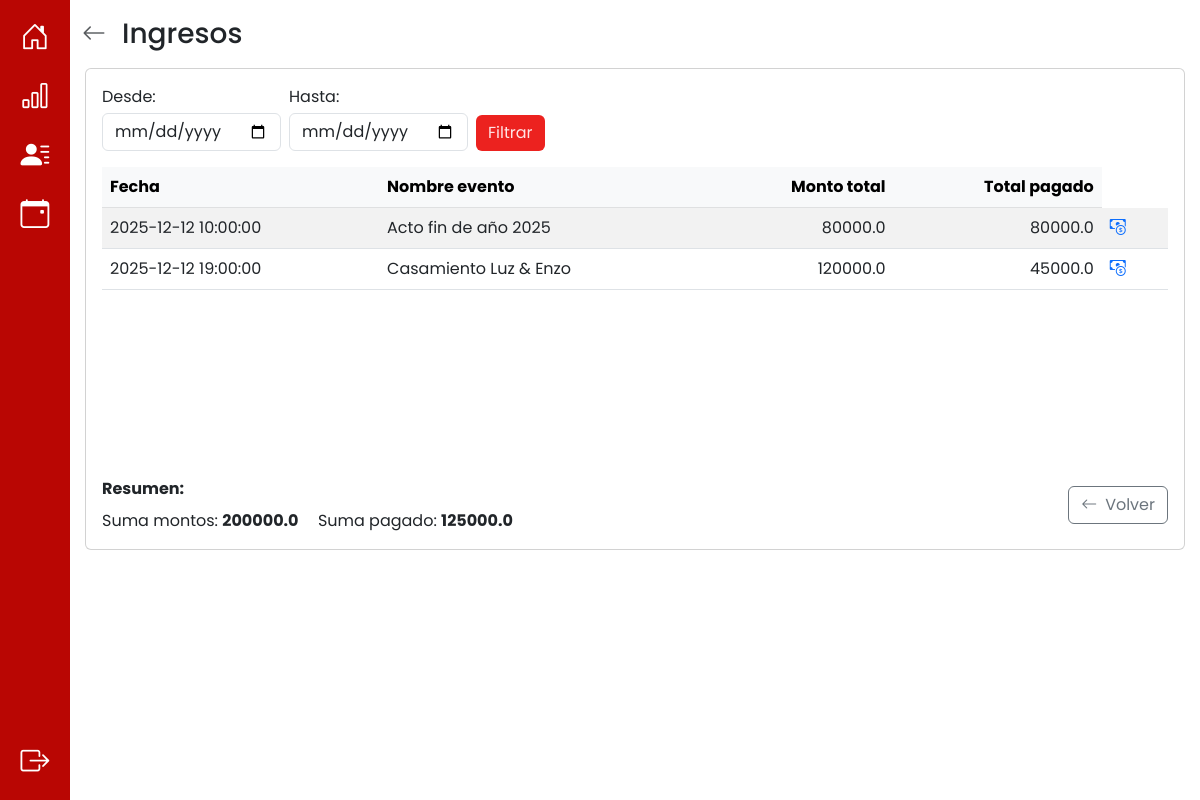
The page /ingresos/ (signed in) on the database its author committed.
### app/models.py (models this page shows, shortened)
class Evento(db.Model):
    __tablename__ = 'evento'
    id_evento = db.Column(db.Integer, primary_key=True, autoincrement=True)
    descripcion = db.Column(db.String(100))
    fecha_inicio = db.Column(db.DateTime, nullable=False)
    fecha_fin = db.Column(db.DateTime, nullable=False)
    observaciones = db.Column(db.String(100))
    monto_total = db.Column(db.Numeric(10, 2), nullable=False)
    adeuda = db.Column(db.Boolean, default=True) #esto se actualiza cuando todos los pagos == monto total
    nro_recibo = db.Column(db.Integer) #esto se actualiza cuando todos los pagos == monto total
    @property
    def total_pagado(self):
        return sum(float(p.monto_pago) for p in self.pagos)
    dni = db.Column(db.String(20), db.ForeignKey('cliente.dni'), nullable=False)
    id_responsable_apertura = db.Column(db.Integer, db.ForeignKey('responsable_llave.id_responsable'))
    id_responsable_cierre = db.Column(db.Integer, db.ForeignKey('responsable_llave.id_responsable'))
    usuario_creacion = db.Column(db.String(10), db.ForeignKey('cuenta.nombre_usuario'), nullable=False)
    cliente = db.relationship('Cliente', back_populates='eventos')
    responsable_apertura = db.relationship('ResponsableLlave', foreign_keys=[id_responsable_apertura], back_populates='eventos_apertura')
    responsable_cierre = db.relationship('ResponsableLlave', foreign_keys=[id_responsable_cierre], back_populates='eventos_cierre')
    usuario = db.relationship('Cuenta', back_populates='eventos')
    pagos = db.relationship('Pago', back_populates='evento', cascade="all, delete-orphan")
    auditorias_evento = db.relationship('AuditoriaEvento', back_populates='evento', cascade="all, delete-orphan")

class Pago(db.Model):
    __tablename__ = 'pago'
    id_pago = db.Column(db.Integer, primary_key=True, autoincrement=True)
    id_evento = db.Column(db.Integer, db.ForeignKey('evento.id_evento'), nullable=False)
    monto_pago = db.Column(db.Numeric(10, 2), nullable=False)
    fecha = db.Column(db.Date, nullable=False)
    usuario_creacion = db.Column(db.String(10), db.ForeignKey('cuenta.nombre_usuario'), nullable=False)
    evento = db.relationship('Evento', back_populates='pagos')
    usuario = db.relationship('Cuenta', back_populates='pagos')
    auditorias_pago = db.relationship('AuditoriaPago', back_populates='pago', cascade="all, delete-orphan")

### app/routes/ingresos_routes.py (the view)
@ingresos_bp.route("/", methods = ["GET"])
def ingresos():
    try:
        eventos = Evento.query.all()
        return render_template('ingresos.html', eventos=eventos)
    except Exception as e:
        print(f"Error al cargar los ingresos eventos: {str(e)}")
        return render_template("ingresos.html", mensaje="Error al cargar ingresos")

### app/models.py (called while the page is built)
    def es_administrador(self):
        return Administrador.query.filter_by(nombre_usuario=self.nombre_usuario).first() is not None

### app/templates/ingresos.html (shortened to what this page needs)
{% extends 'base.html' %} {% block title%} Ingresos {% endblock %} {% block
content %}
<div
  class="toast-container position-fixed top-0 end-0 p-3"
  style="z-index: 2000"
>
</div>
<div class="container py-3">
  <div class="d-flex align-items-center mb-3">
    <a
      href="{{ url_for('auth.inicio') }}"
      class="text-muted me-3"
      aria-label="Volver"
    >
      <i class="bi bi-arrow-left fs-4"></i>
    </a>
    <h3 class="m-0">Ingresos</h3>
  </div>
  <div class="d-flex justify-content-center">
    <div class="card w-100" style="max-width: 1100px">
      <div class="card-body d-flex flex-column" style="min-height: 60vh">
        <div class="row mb-3">
          <form
            class="w-100"
            method="get"
            action="{{ url_for('ingresos.rango_eventos_por_fecha') }}"
          >
            <div class="row g-2 align-items-end">
              <div class="col-auto">
                <label class="form-label mb-1">Desde:</label>
                <input
                  type="date"
                  name="desde"
                  class="form-control"
                  value="{{ request.args.get('desde','') }}"
                />
              </div>
              <div class="col-auto">
                <label class="form-label mb-1">Hasta:</label>
                <input
                  type="date"
                  name="hasta"
                  class="form-control"
                  value="{{ request.args.get('hasta','') }}"
                />
              </div>
              <div class="col-auto">
                <button type="submit" class="btn btn-custom">Filtrar</button>
              </div>
            </div>
          </form>
        </div>
        <div class="row flex-grow-1 mb-3">
          <div class="col-12">
            <div style="max-height: 50vh; overflow: auto">
              <table class="table table-striped table-hover mb-0">
                <thead
                  class="table-light position-sticky top-0"
                  style="z-index: 1"
                >
                  <tr>
                    <th scope="col">Fecha</th>
                    <th scope="col">Nombre evento</th>
                    <th scope="col" class="text-end">Monto total</th>
                    <th scope="col" class="text-end">Total pagado</th>
                  </tr>
                </thead>
                <tbody>
                  {% for evento in eventos %}
                  <tr>
                    <td>{{ evento.fecha_inicio }}</td>
                    <td>{{ evento.descripcion }}</td>
                    <td class="text-end">
                      {{ evento.monto_total | float | round(2) }}
                    </td>
                    <td class="text-end">
                      {{ evento.total_pagado | float | round(2) }}
                    </td>
                    <td class="acciones">
                      <a
                        href="{{ url_for('ingresos.pagos', id_evento=evento.id_evento) }}"
                        class="me-2"
                        title="Ver pagos"
                      >
                        <i class="bi bi-cash-coin"></i>
                      </a>
                    </td>
                  </tr>
                  {% else %}
                  <tr>
                    <td colspan="4" class="text-center py-4">
                      No hay eventos para las fechas seleccionadas
                    </td>
                  </tr>
                  {% endfor %}
                </tbody>
              </table>
            </div>
          </div>
        </div>
        <div class="row">
          <div class="col-md-8 d-flex flex-column justify-content-center">
            <div class="d-flex flex-column">
              <strong>Resumen:</strong>
              <div class="mt-2">
                <span class="me-3"
                  >Suma montos:
                  <span class="fw-bold">
                    {{ (eventos | sum(attribute='monto_total')) | default(0) |
                    float | round(2) }}
                  </span></span
                >
                <span>
                  Suma pagado:
                  <span class="fw-bold">
                    {{ (eventos | sum(attribute='total_pagado')) | default(0) |
                    float | round(2) }}
                  </span></span
                >
              </div>
            </div>
          </div>
          <div class="col-md-4 d-flex justify-content-end align-items-center">
            <a
              href="{{ url_for('auth.inicio') }}"
              class="btn btn-outline-secondary"
            >
              <i class="bi bi-arrow-left me-2"></i>Volver</a
            >
          </div>
        </div>
      </div>
    </div>
  </div>
</div>
{% endblock %}

### app/static/css/style.css (style rules this page uses)
:root { --color-primario: #b90603; --color-hover: #ffe4e4; --color-btn: #ec221f; }
html, body { height: 100%; margin: 0; overflow-x: hidden; }
body { font-family: "Poppins", sans-serif; font-weight: 400; font-style: normal; margin: 0; padding: 0; }
.btn-custom { background-color: var(--color-btn); color: var(--color-hover); border: none; transition: background 0.2s; }

### rows shown on the page
Evento: fecha_inicio "2025-12-12 10:00:00", descripcion "Acto fin de año 2025", monto_total "80000.0", total_pagado "80000.0"
Evento: fecha_inicio "2025-12-12 19:00:00", descripcion "Casamiento Luz & Enzo", monto_total "120000.0", total_pagado "45000.0"
